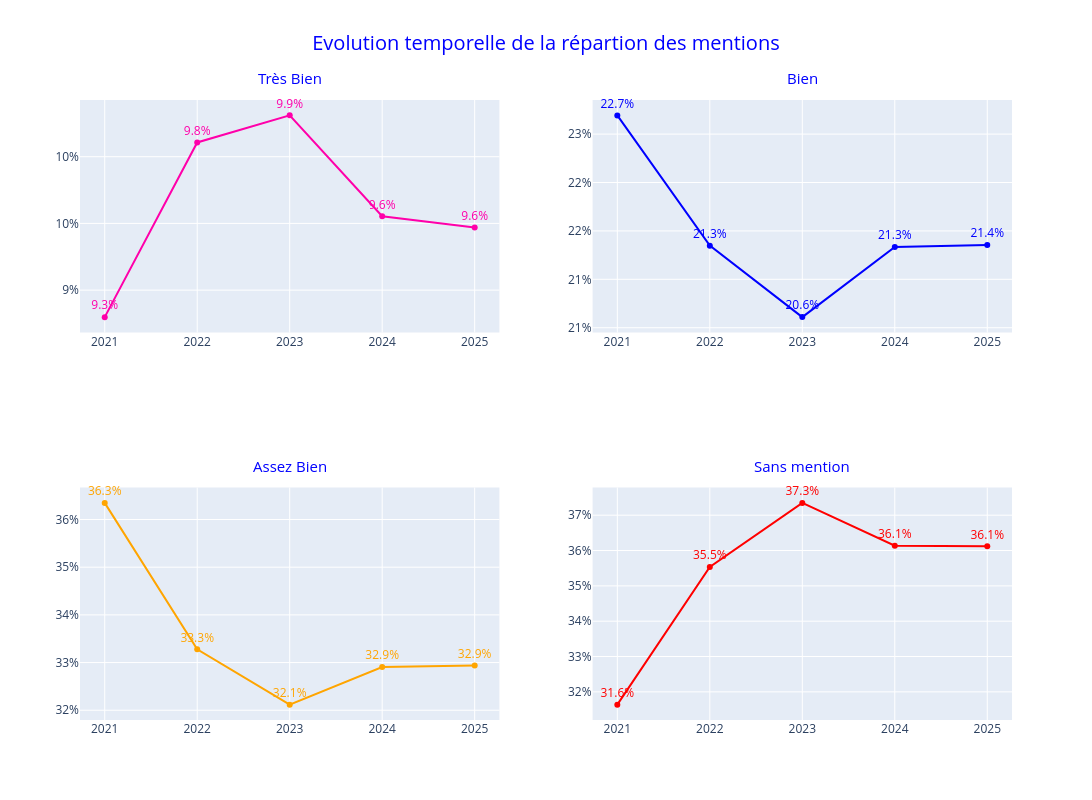

Notebook source saved alongside this figure:
### Markdown cell above
### Evolution temporelle de la répartition des mentions

### Code cell
# Création de 4 colonnes pourcentage de chaque mention
df_session['%_mention_tb'] = df_session['mention_tb'] / df_session['admis_totaux']
df_session['%_mention_b'] = df_session['mention_b'] / df_session['admis_totaux']
df_session['%_mention_ab'] = df_session['mention_ab'] / df_session['admis_totaux']
df_session['%_sans_mention'] = df_session['sans_mention'] / df_session['admis_totaux']

cols = 2 
rows = (len(percent_admis_mention) + cols - 1) // cols  

fig_session = go.Figure()
fig_session = make_subplots(
    rows, 
    cols, 
    subplot_titles= [labels[col] for col in percent_admis_mention]
)

for i,column in enumerate(percent_admis_mention):
    row = i // cols + 1 
    col = i % cols + 1
    fig_session.add_trace(
        go.Scatter(
            x=df_session['session'],
            y=df_session[column], 
            mode='lines+markers+text', 
            texttemplate='%{y:.1%}',
            line=dict(color=colors[column]),
            marker=dict(color=colors[column]),
            textfont=dict(color=colors[column])
        ),
        row=row, 
        col=col
    )

fig_session.update_layout(
    title=dict(text='Evolution temporelle de la répartion des mentions', x=0.5, font=dict(size=20, color='blue')),
    autosize=False, 
    width=1600, 
    height=800, 
    showlegend=False
)
fig_session.update_xaxes(type='category')
fig_session.update_yaxes(tickformat=".0%")
fig_session.update_traces(textposition='top center', cliponaxis=False)
fig_session.update_annotations(yshift=10, font=dict(size=15, color='blue'))

fig_session.show()

### Figure 1 — Plotly figure (JSON) as saved in the notebook; plotly's stock layout.template omitted (floating-point values rounded to 4 significant figures)
{"data": [{"cliponaxis": false, "line": {"color": "#FF00AA"}, "marker": {"color": "#FF00AA"}, "mode": "lines+markers+text", "textfont": {"color": "#FF00AA"}, "textposition": "top center", "texttemplate": "%{y:.1%}", "type": "scatter", "x": [2021, 2022, 2023, 2024, 2025], "xaxis": "x", "y": [0.09319, 0.09843, 0.09924, 0.09621, 0.09588], "yaxis": "y"}, {"cliponaxis": false, "line": {"color": "blue"}, "marker": {"color": "blue"}, "mode": "lines+markers+text", "textfont": {"color": "blue"}, "textposition": "top center", "texttemplate": "%{y:.1%}", "type": "scatter", "x": [2021, 2022, 2023, 2024, 2025], "xaxis": "x2", "y": [0.2269, 0.2135, 0.2061, 0.2133, 0.2136], "yaxis": "y2"}, {"cliponaxis": false, "line": {"color": "orange"}, "marker": {"color": "orange"}, "mode": "lines+markers+text", "textfont": {"color": "orange"}, "textposition": "top center", "texttemplate": "%{y:.1%}", "type": "scatter", "x": [2021, 2022, 2023, 2024, 2025], "xaxis": "x3", "y": [0.3635, 0.3328, 0.3212, 0.3291, 0.3294], "yaxis": "y3"}, {"cliponaxis": false, "line": {"color": "red"}, "marker": {"color": "red"}, "mode": "lines+markers+text", "textfont": {"color": "red"}, "textposition": "top center", "texttemplate": "%{y:.1%}", "type": "scatter", "x": [2021, 2022, 2023, 2024, 2025], "xaxis": "x4", "y": [0.3164, 0.3553, 0.3735, 0.3614, 0.3612], "yaxis": "y4"}], "layout": {"annotations": [{"font": {"color": "blue", "size": 15}, "showarrow": false, "text": "Très Bien", "x": 0.225, "xanchor": "center", "xref": "paper", "y": 1, "yanchor": "bottom", "yref": "paper", "yshift": 10}, {"font": {"color": "blue", "size": 15}, "showarrow": false, "text": "Bien", "x": 0.775, "xanchor": "center", "xref": "paper", "y": 1, "yanchor": "bottom", "yref": "paper", "yshift": 10}, {"font": {"color": "blue", "size": 15}, "showarrow": false, "text": "Assez Bien", "x": 0.225, "xanchor": "center", "xref": "paper", "y": 0.375, "yanchor": "bottom", "yref": "paper", "yshift": 10}, {"font": {"color": "blue", "size": 15}, "showarrow": false, "text": "Sans mention", "x": 0.775, "xanchor": "center", "xref": "paper", "y": 0.375, "yanchor": "bottom", "yref": "paper", "yshift": 10}], "autosize": false, "height": 800, "showlegend": false, "title": {"font": {"color": "blue", "size": 20}, "text": "Evolution temporelle de la répartion des mentions", "x": 0.5}, "width": 1600, "xaxis": {"anchor": "y", "domain": [0, 0.45], "type": "category"}, "xaxis2": {"anchor": "y2", "domain": [0.55, 1], "type": "category"}, "xaxis3": {"anchor": "y3", "domain": [0, 0.45], "type": "category"}, "xaxis4": {"anchor": "y4", "domain": [0.55, 1], "type": "category"}, "yaxis": {"anchor": "x", "domain": [0.625, 1], "tickformat": ".0%"}, "yaxis2": {"anchor": "x2", "domain": [0.625, 1], "tickformat": ".0%"}, "yaxis3": {"anchor": "x3", "domain": [0, 0.375], "tickformat": ".0%"}, "yaxis4": {"anchor": "x4", "domain": [0, 0.375], "tickformat": ".0%"}}}
